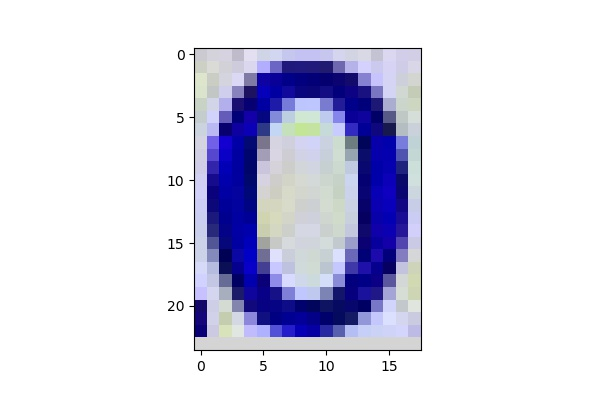
#> input picture 0/3190179859963.jpg, 600 x 400 px
$ jupyter execute --allow-errors predict_verification_code.ipynb   (shell and % lines are left out)   (older library calls are emulated)
#> lines starting #> are read from the running program, lines starting #| are printed output that depends on the picture; after the words box and inside, x2 and y2 are one past the last pixel; in counts of white or black regions, pixels touching at a corner belong together
[cell 1]
import matplotlib.pyplot as plt
from sklearn.neural_network import MLPClassifier
import PIL
import numpy

basewidth = 50
pil_image = PIL.Image.open('0/3190179859963.jpg').convert('1')
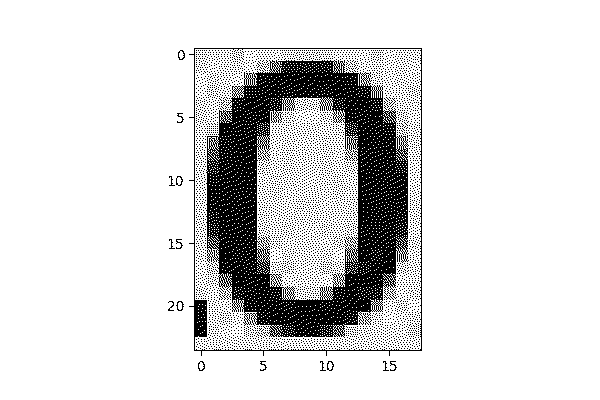
#> pil_image: PIL image 600x400 1; 85.6% white; 5728 black regions (5712 under 20 px), largest, box (x1, y1, x2, y2) and area: (206, 60, 409, 338) 26505, (189, 48, 422, 356) 1646, (176, 301, 184, 311) 31
wpercent = (basewidth/float(pil_image.size[0]))
#> wpercent = 0.0833
hsize = int((float(pil_image.size[1])*float(wpercent)))
#> hsize = 33
img = pil_image.resize((basewidth, hsize), PIL.Image.ANTIALIAS)
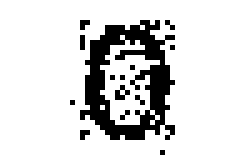
#> img: PIL image 50x33 1 (shown 5 times larger); 85.5% white; black in thin lines or dots, all inside (x1, y1, x2, y2) = (14, 4, 35, 31)
#> pass 2 of the loop `for i in range(0, 10):`:
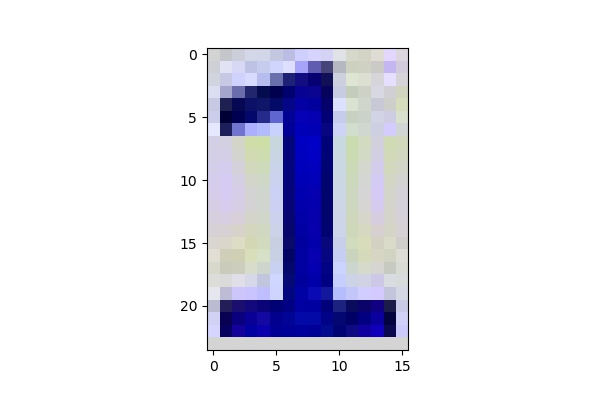
#> input picture 1/10506648379094.jpg, 600 x 400 px
#> `pil_image = PIL.Image.open('{}/{}'.format(i, img)).convert('1')`:
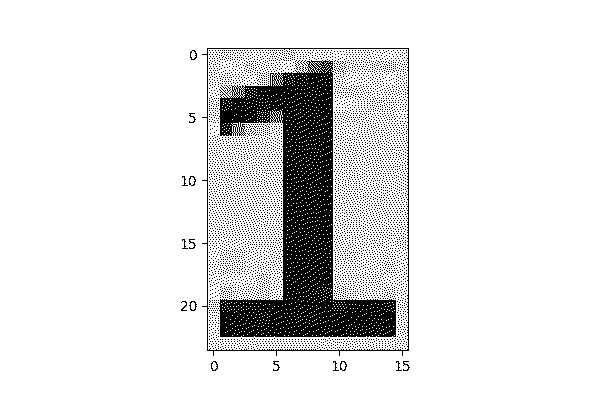
#> pil_image: PIL image 600x400 1; 88.7% white; 6354 black regions (6338 under 20 px), largest, box (x1, y1, x2, y2) and area: (218, 60, 396, 337) 19133, (202, 48, 409, 356) 1177, (189, 301, 197, 311) 31
#> `img = pil_image.resize((basewidth, hsize), PIL.Image.ANTIALIAS)`:
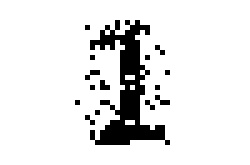
#> img: PIL image 50x33 1 (shown 5 times larger); 89.6% white; 15 black regions (14 under 20 px), largest, box (x1, y1, x2, y2) and area: (18, 4, 34, 29) 149
img

[cell 2]
%pylab inline

import os
digits = list()
labels = list()
basewidth = 50
fig = plt.figure(figsize = (20, 20))
cnt = 0
fig.subplots_adjust(left=0, right=1, bottom=0, top=1, hspace=0.05, wspace=0.05)
#> (the rest of this cell did not finish here and is left out)

[cell 3]
import numpy
digit_array = numpy.array(digits)

digit_array.shape
#> Out = (2, 1650)

[cell 4]
from sklearn.preprocessing import StandardScaler

scaler = StandardScaler()
scaler.fit(digit_array)
X_scaled = scaler.transform(digit_array)

[cell 5]
mlp = MLPClassifier(hidden_layer_sizes=(30, 30, 30), activation='logistic', max_iter=2000)
mlp.fit(X_scaled, labels)

[cell 6]
predicted = mlp.predict(X_scaled)
#> predicted = [0, 1]

[cell 7]
predicted
#> Out = [0, 1]

[cell 8]
target = numpy.array(labels)

[cell 9]
predicted == target
#> Out = [True, True]
